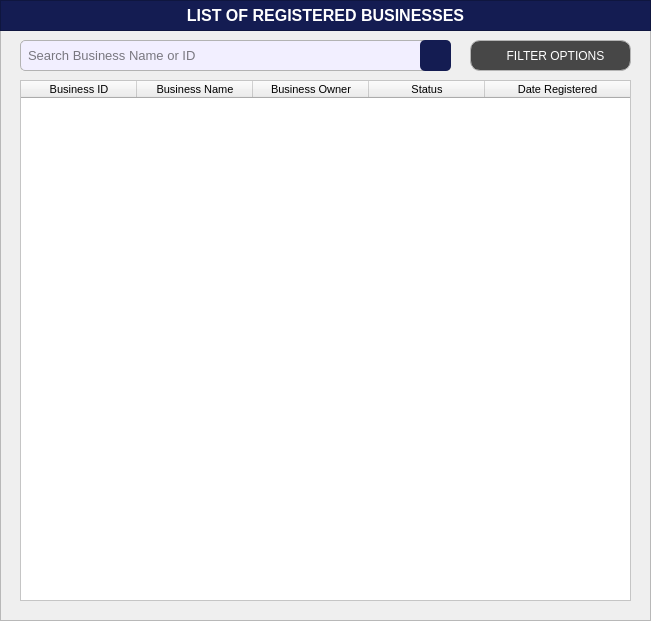
    <widget class="QFrame" name="basePopUpBodyFrame">
     <property name="geometry">
      <rect>
       <x>20</x>
       <y>20</y>
       <width>651</width>
       <height>621</height>
      </rect>
     </property>
     <property name="styleSheet">
      <string notr="true">#basePopUpBodyFrame {
	background-color: rgb(247, 247, 247);
	border: 1px solid rgb(194, 194, 194);
	border-radius: 10px;
}</string>
     </property>
     <property name="frameShape">
      <enum>QFrame::Shape::StyledPanel</enum>
     </property>
     <property name="frameShadow">
      <enum>QFrame::Shadow::Raised</enum>
     </property>
     <widget class="QFrame" name="basePopUpTitleFrame_3">
      <property name="geometry">
       <rect>
        <x>0</x>
        <y>0</y>
        <width>651</width>
        <height>31</height>
       </rect>
      </property>
      <property name="styleSheet">
       <string notr="true">#basePopUpTitleFrame_3 {
	background-color: #141c52;
}</string>
      </property>
      <property name="frameShape">
       <enum>QFrame::Shape::StyledPanel</enum>
      </property>
      <property name="frameShadow">
       <enum>QFrame::Shadow::Raised</enum>
      </property>
      <widget class="QLabel" name="label_title_3">
       <property name="geometry">
        <rect>
         <x>0</x>
         <y>0</y>
         <width>651</width>
         <height>31</height>
        </rect>
       </property>
       <property name="font">
        <font>
         <family>Arial</family>
         <pointsize>12</pointsize>
         <bold>true</bold>
        </font>
       </property>
       <property name="styleSheet">
        <string notr="true">#label_title_3{
	background-color:transparent;
	color: rgb(255, 255, 255);
}</string>
       </property>
       <property name="text">
        <string>LIST OF REGISTERED BUSINESSES</string>
       </property>
       <property name="alignment">
        <set>Qt::AlignmentFlag::AlignCenter</set>
       </property>
      </widget>
     </widget>
     <widget class="QLineEdit" name="inst_BusinessName_fieldSearch">
      <property name="geometry">
       <rect>
        <x>20</x>
        <y>40</y>
        <width>431</width>
        <height>31</height>
       </rect>
      </property>
      <property name="font">
       <font>
        <family>Arial</family>
        <pointsize>10</pointsize>
       </font>
      </property>
      <property name="styleSheet">
       <string notr="true">#inst_BusinessName_fieldSearch{
    border: 1px solid #b3b3b3;  /* Black border */
    border-radius: 5px;        /* Rounded corners */
    padding: 5px;               /* Inner spacing */
    background-color: #f2efff;  /* Gray background */
    color: #000000; 
}
</string>
      </property>
      <property name="text">
       <string/>
      </property>
      <property name="placeholderText">
       <string>Search Business Name or ID</string>
      </property>
     </widget>
     <widget class="QPushButton" name="inst_BusinessName_buttonSearch">
      <property name="geometry">
       <rect>
        <x>420</x>
        <y>40</y>
        <width>31</width>
        <height>31</height>
       </rect>
      </property>
      <property name="font">
       <font>
        <family>Arial</family>
        <pointsize>9</pointsize>
       </font>
      </property>
      <property name="cursor">
       <cursorShape>PointingHandCursor</cursorShape>
      </property>
      <property name="focusPolicy">
       <enum>Qt::FocusPolicy::NoFocus</enum>
      </property>
      <property name="styleSheet">
       <string notr="true">#inst_BusinessName_buttonSearch {
    background-color:  #141c52;
    color: white;
    border-radius: 5px;
    padding: 10px; /* Optional: Adjusts spacing inside the button */
}
#inst_BusinessName_buttonSearch:hover {
    background-color: #1a237e; /* Slightly lighter blue when hovered */
}
#inst_BusinessName_buttonSearch:pressed {
    background-color: #0f1442; /* Darker blue when clicked */
}</string>
      </property>
      <property name="text">
       <string/>
      </property>
      <property name="icon">
       <iconset>
        <normaloff>../../../../../Desktop/CTU 2nd Year - 2nd Semester Files/PC 225L - INFORMATION MANAGEMENT LABORATORY/PROFILING_SYSTEM/Profiling-System/Assets/FuncIcons/icon_search_w.svg</normaloff>../../../../../Desktop/CTU 2nd Year - 2nd Semester Files/PC 225L - INFORMATION MANAGEMENT LABORATORY/PROFILING_SYSTEM/Profiling-System/Assets/FuncIcons/icon_search_w.svg</iconset>
      </property>
      <property name="iconSize">
       <size>
        <width>20</width>
        <height>20</height>
       </size>
      </property>
     </widget>
     <widget class="QTableWidget" name="inst_tableView_List_RegBusiness">
      <property name="geometry">
       <rect>
        <x>20</x>
        <y>80</y>
        <width>611</width>
        <height>521</height>
       </rect>
      </property>
      <property name="sizePolicy">
       <sizepolicy hsizetype="Fixed" vsizetype="Fixed">
        <horstretch>0</horstretch>
        <verstretch>0</verstretch>
       </sizepolicy>
      </property>
      <property name="focusPolicy">
       <enum>Qt::FocusPolicy::NoFocus</enum>
      </property>
      <property name="styleSheet">
       <string notr="true">#inst_tableView_List_RegBusiness {
	background-color: white;
	color: #black;
}
</string>
      </property>
      <property name="editTriggers">
       <set>QAbstractItemView::EditTrigger::NoEditTriggers</set>
      </property>
      <property name="tabKeyNavigation">
       <bool>false</bool>
      </property>
      <property name="dragDropOverwriteMode">
       <bool>false</bool>
      </property>
      <attribute name="horizontalHeaderVisible">
       <bool>true</bool>
      </attribute>
      <attribute name="horizontalHeaderCascadingSectionResizes">
       <bool>false</bool>
      </attribute>
      <attribute name="horizontalHeaderDefaultSectionSize">
       <number>116</number>
      </attribute>
      <attribute name="horizontalHeaderShowSortIndicator" stdset="0">
       <bool>false</bool>
      </attribute>
      <attribute name="horizontalHeaderStretchLastSection">
       <bool>true</bool>
      </attribute>
      <attribute name="verticalHeaderVisible">
       <bool>false</bool>
      </attribute>
      <attribute name="verticalHeaderCascadingSectionResizes">
       <bool>false</bool>
      </attribute>
      <column>
       <property name="text">
        <string>Business ID</string>
       </property>
       <property name="font">
        <font>
         <family>Arial</family>
         <pointsize>8</pointsize>
        </font>
       </property>
       <property name="background">
        <color>
         <red>59</red>
         <green>57</green>
         <blue>100</blue>
        </color>
       </property>
      </column>
      <column>
       <property name="text">
        <string>Business Name</string>
       </property>
       <property name="font">
        <font>
         <family>Arial</family>
         <pointsize>8</pointsize>
        </font>
       </property>
       <property name="background">
        <color>
         <red>59</red>
         <green>57</green>
         <blue>100</blue>
        </color>
       </property>
      </column>
      <column>
       <property name="text">
        <string>Business Owner</string>
       </property>
       <property name="font">
        <font>
         <family>Arial</family>
         <pointsize>8</pointsize>
        </font>
       </property>
       <property name="background">
        <color>
         <red>59</red>
         <green>57</green>
         <blue>100</blue>
        </color>
       </property>
      </column>
      <column>
       <property name="text">
        <string>Status</string>
       </property>
       <property name="font">
        <font>
         <family>Arial</family>
         <pointsize>8</pointsize>
        </font>
       </property>
       <property name="background">
        <color>
         <red>59</red>
         <green>57</green>
         <blue>100</blue>
        </color>
       </property>
      </column>
      <column>
       <property name="text">
        <string>Date Registered</string>
       </property>
       <property name="font">
        <font>
         <family>Arial</family>
         <pointsize>8</pointsize>
        </font>
       </property>
       <property name="background">
        <color>
         <red>59</red>
         <green>57</green>
         <blue>100</blue>
        </color>
       </property>
      </column>
     </widget>
     <widget class="QPushButton" name="businessList_buttonFilter">
      <property name="geometry">
       <rect>
        <x>470</x>
        <y>40</y>
        <width>161</width>
        <height>31</height>
       </rect>
      </property>
      <property name="font">
       <font>
        <family>Arial</family>
        <pointsize>9</pointsize>
       </font>
      </property>
      <property name="cursor">
       <cursorShape>PointingHandCursor</cursorShape>
      </property>
      <property name="focusPolicy">
       <enum>Qt::FocusPolicy::NoFocus</enum>
      </property>
      <property name="styleSheet">
       <string notr="true">#businessList_buttonFilter {
    background-color:  #474747;
    color: white;
    border: 1px solid #b5b5b5;
    border-radius: 10px;
    padding: 10px; 
}

#businessList_buttonFilter:hover {
    background-color: #636363;
    color: white; 
}

#businessList_buttonFilter:pressed {
    background-color: #bfbfbf;
    color: white; 
}
</string>
      </property>
      <property name="text">
       <string>   FILTER OPTIONS</string>
      </property>
      <property name="icon">
       <iconset>
        <normaloff>../../../Assets/FuncIcons/icon_filter.svg</normaloff>../../../Assets/FuncIcons/icon_filter.svg</iconset>
      </property>
      <property name="iconSize">
       <size>
        <width>18</width>
        <height>18</height>
       </size>
      </property>
     </widget>
    </widget>
